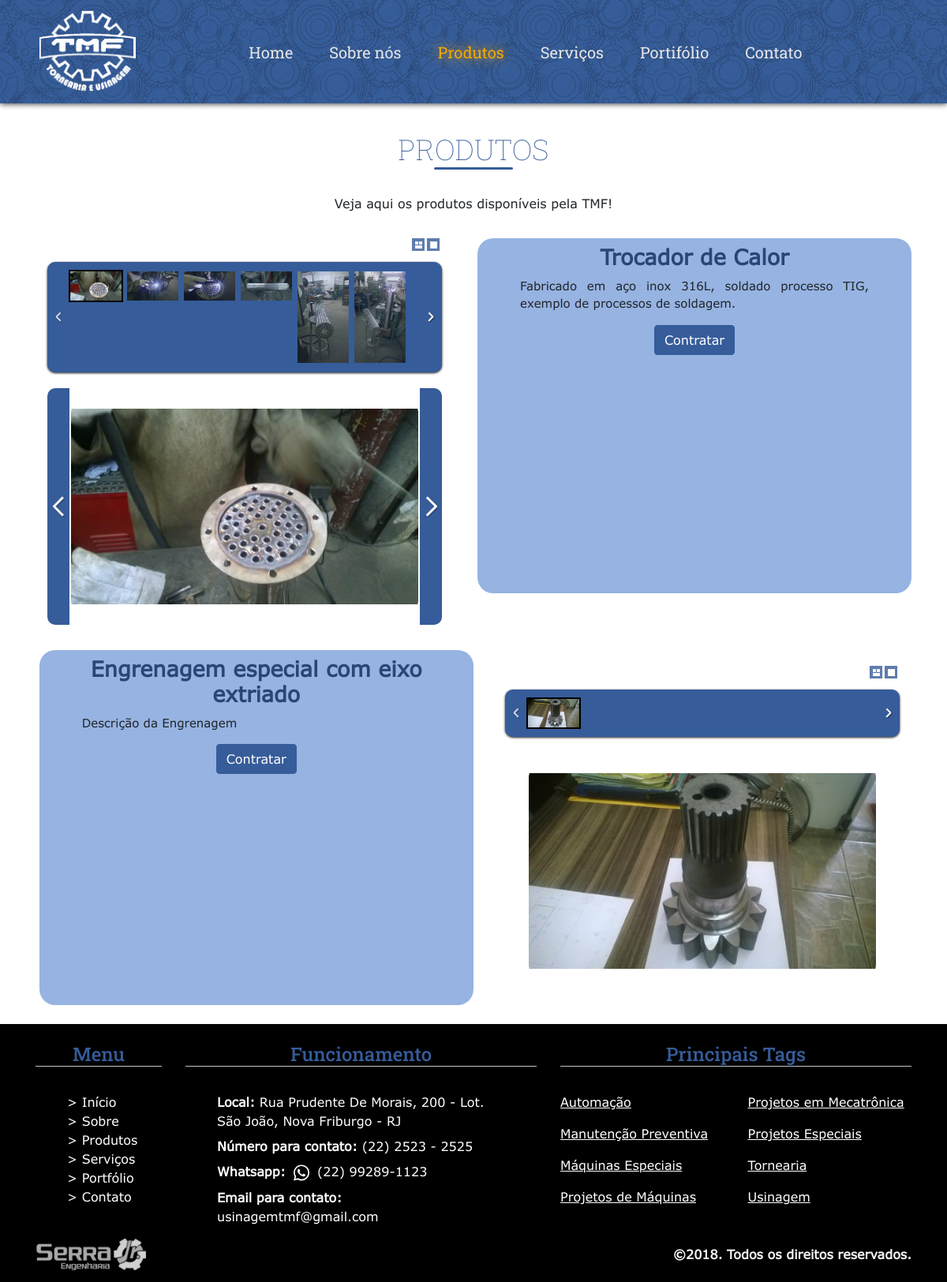
/produtos.php, run on the app's committed database.
### tables this page shows
CREATE TABLE `produto` (
  `codProduto` int(11) NOT NULL,
  `nome` varchar(150) NOT NULL,
  `descricao` varchar(150) NOT NULL,
  `status` tinyint(1) NOT NULL
);

CREATE TABLE `imagemproduto` (
  `codImagem` int(11) NOT NULL,
  `codProduto` int(11) NOT NULL,
  `nome` varchar(150) NOT NULL
);

### produtos.php (the view, shortened to what this page needs)
<!DOCTYPE html>
<html lang="pt-br">
<head>
    <link rel="stylesheet" href="css/produtos_servico.css">
    <link rel="stylesheet" href="css/header.css">
    <link rel="stylesheet" href="css/footer.css">
    <link rel="stylesheet" href="css/normalize.css">
    <link rel="stylesheet" href="bootstrap/css/bootstrap.min.css">
    <link rel="stylesheet" href="css/main.css">
</head>
<body>
    <header>
        <?php include_once('header.php'); ?>
    </header>
    <main>
        <section id="secaoProdutos" class="secaoSite" style="margin-top:110px;" >
            <div class="container-fluid">
                <div class="row">
                    <div class="col-md-12 container-titulos pb-2">
                        <h1 class="titulo_secoes">
                            <br>
                            Produtos
                        </h1>
                    </div>
                </div>
                <div class="row">
                    <div class="col-md-12 container-titulos pb-2">
                        <p style="text-align:center">
                            Veja aqui os produtos disponíveis pela TMF!
                        </p>
                    </div>
                </div>
            </div>
            <?php
            $objDB = new db();
            $conn = $objDB->conecta_mysql();
            $query_select = "SELECT * from produto where status ='1';";
            $result_select = mysqli_query($conn,$query_select) or die(mysql_error());
            $rows = array();
            $contadorProdutos = 0;
            while($row = mysqli_fetch_array($result_select))
                $rows[] = $row;
            foreach($rows as $row){
                $contadorProdutos = $contadorProdutos + 1;
                $codProduto = $row['codProduto'];
                $nome = $row['nome'];
                $descricao = $row['descricao'];
                echo '<div class="container d-flex justify-content-center">';
                echo '<div class="row d-flex justify-content-center">';
                if ($contadorProdutos%2 == 0) {
                    echo '<div class="col  mt-2 mb-4 mx-auto ">';
                }else{
                    echo '<div class="col order-sm-12 mt-2 mb-4 mx-auto ">';
                }
                echo '<div class="container caixa_texto">';
                echo '<div class="row">';
                echo '<div class="col-12 mt-2 mb-0 text-center">';
                echo '<h4 style="font-size: 27px;font-weight: 600;color: rgb(41, 70, 117);">'.$nome.'</h4>';
                echo '</div>';
                echo '</div>';
                echo '<div class="row mr-4 ml-4">';
                echo '<div class="caixa_card_texto ">';
                echo '<div class="col-12">';
                echo '<p class="card-text">';
                echo $descricao;
                echo '</p>';
                echo '</div>';
                echo '</div>';
                echo '</div>';
                echo '<div class="row text-center mt-3 pb-3">';
                echo '<div class="col-12">';
                echo '<input type="submit" class="btn btn-primary" data-toggle="modal" data-target="#ModalProd" id="contratar" name="contratar" value="Contratar">';
                echo '</div>';
                echo '</div>';
                echo '</div>';
                echo '</div>';
                echo '<div class="col  order-sm-1 mt-2 mb-4 d-flex">';
                echo '<div class="Conteudo_slider mx-auto my-auto">';
                echo '<div id="rg-gallery'.$contadorProdutos.'" class="rg-gallery">';
                echo '<div class="rg-thumbs">';
                echo '<div class="es-carousel-wrapper">';
                echo '<div class="es-nav">';
                echo '<span class="es-nav-prev">Previous</span>';
                echo '</div>';
                echo '<div class="es-carousel">';
                echo '<ul class="lista_imagens ">  ';
                $query_select = "SELECT nome from imagemproduto where codProduto = '$codProduto';";
                $result_select = mysqli_query($conn,$query_select) or die(mysql_error());
                $linhas = array();
                while($linha = mysqli_fetch_array($result_select))
                    $linhas[] = $linha;
                foreach($linhas as $linha){
                    $nomeImagem = $linha['nome'];
                    echo '<li><a href="#"><img src="sistema/Img/Produtos/'.$nomeImagem.' " data-large="sistema/Img/Produtos/'.$nomeImagem.'  " data-description="" /></a></li>';
                }
                echo '</ul>';
                echo '</div>';
                echo '</div>';
                echo '</div>';
                echo '</div>';
                echo '</div>';
                echo '</div>';
                echo '</div>';
                echo '</div>';
            }
            ?>
        </section>
    </main>
    <footer>
        <?php include_once('footer.php'); ?>
    </footer>
</body>
</html>

### css/produtos_servico.css (style rules this page uses)
.Conteudo_slider { margin-top: 30px ; max-width: 500px ; }
.caixa_card_texto { overflow-y: auto !important; overflow-x: auto !important; display: block !important; max-height: 450px !important ; }
.caixa_texto { background-color: rgba(55, 110, 199, 0.521); border-radius: 20px ; }
@media screen and (min-width: 967px) { .caixa_texto { min-width: 550px ; min-height: 450pX ; } }
.btn.btn-primary { background-color: #365C9A !important ; border-color: #365C9A !important ; }
.card-text { text-align: justify; font-size: 15px ; }
.lista_imagens { white-space: nowrap; display: inline-block ; padding: 0 ; }
.lista_imagens>li { display: inline-block !important; padding: 0 ; }
.es-carousel-wrapper { background: #365C9A; padding:10px 27px; -moz-border-radius: 10px; -webkit-border-radius: 10px; border-radius: 10px; position:relative; -moz-box-shadow:0px 1px 3px rgba(0, 0, 0, 0.9); -webkit-box-shadow:0px 1px 3px rgba(0, 0, 0, 0.9); box-shadow:0px 1px 3px rgba(0, 0, 0, 0.9); position:relative; margin-bottom:20px; }
.es-carousel { overflow:hidden; white-space: nowrap; background:#365C9A; }
.es-carousel ul { display:none; }
.es-carousel ul li { height:100%; float:left; display:block; }
.es-carousel ul li a { display:block; border-style:solid; border-color:rgba(54, 92, 154, 0); opacity:0.8; -webkit-touch-callout:none; -webkit-transition: all 0.2s ease-in-out; -moz-transition: all 0.2s ease-in-out; -o-transition: all 0.2s ease-in-out; -ms-transition: all 0.2s ease-in-out; transition: all 0.2s ease-in-out; }
.es-carousel ul li.selected a { border-color:rgb(0, 0, 0); opacity:1.0; }
.es-carousel ul li a img { display:block; border:none; max-height:100%; max-width:100%; }
.es-nav span { position:absolute; top:50%; left:8px; background:transparent url(../img/Slider/nav_thumbs.png) no-repeat top left; width:14px; height:26px; margin-top:-13px; text-indent:-9000px; cursor:pointer; opacity:0.8; }

### css/footer.css (style rules this page uses)
footer { background-color: black !important; }
li { list-style-type: none; }

### css/main.css (style rules this page uses)
body { overflow-x: hidden; }
.container-titulos { padding: 15px; }
.btn.btn-primary { background-color: #365C9A !important ; border-color: #365C9A !important ; margin: 0px !important ; }
* { font-family: Verdana4, Arial, sans-serif; }
.titulo_secoes { text-align: center; font-weight: 50; font-family: 'Roboto Slab', serif; font-size: 36px; color:#365C9A; text-transform: uppercase; }
.titulo_secoes::after { margin: 1px auto; height: 3px; width: 100px; content: " "; display: block; background-color: #365C9A; border-radius: 6px; }

### data on the page
produto: nome "Trocador de Calor", descricao "Fabricado em aço inox 316L, soldado processo TIG, exemplo de processos de soldagem."
imagemproduto: nome (picture)
imagemproduto: nome (picture)
imagemproduto: nome (picture)
imagemproduto: nome (picture)
imagemproduto: nome (picture)
imagemproduto: nome (picture)
produto: nome "Engrenagem especial com eixo extriado", descricao "Descrição da Engrenagem"
imagemproduto: nome (picture)
